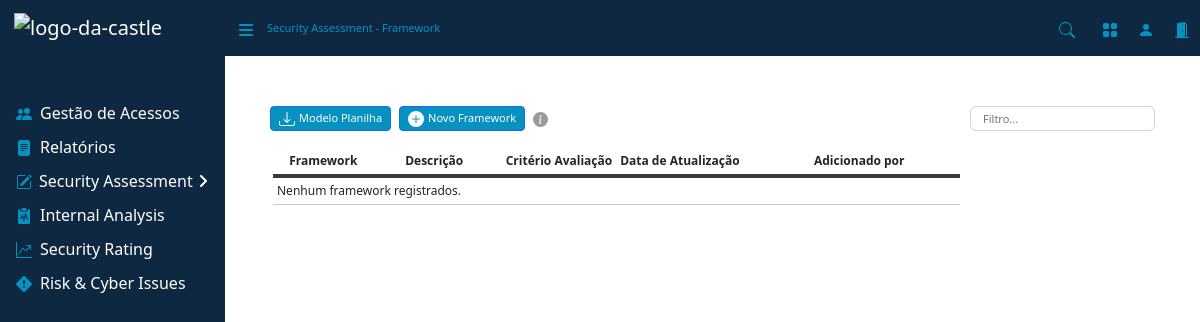
The page /framework/ on the database as committed earlier.
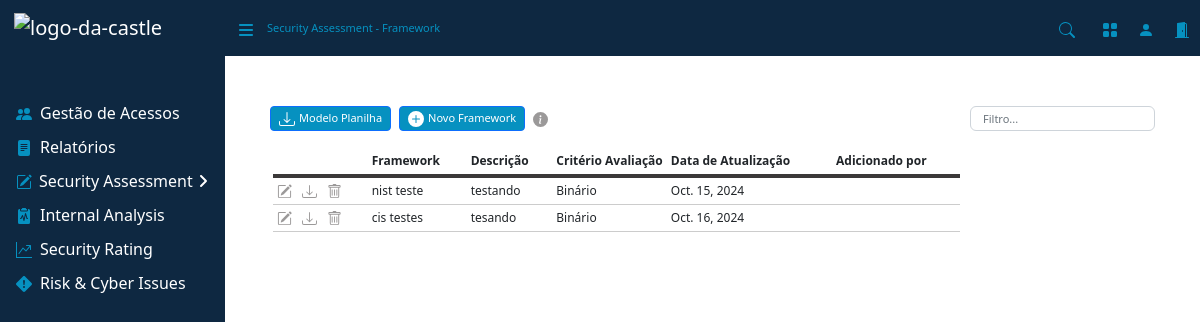
The same page on the database as committed later.
### assessment/models.py (models this page shows, shortened)
class FrameworkModel(models.Model):
    BINARIO = 'Binário'
    CMMI = 'CMMI'
    CONFORMIDADE = 'Conformidade'
    CRITERIO_CHOICES = [
        (BINARIO, 'Binário'),
        (CMMI, 'CMMI'),
        (CONFORMIDADE, 'Conformidade'),
    ]
    nome = models.CharField(max_length=100)
    descricao = models.TextField()
    criterio = models.CharField(max_length=20, choices=CRITERIO_CHOICES)
    excel_file = models.FileField(upload_to='uploads/')# Define para salvar na pasta media
    data_upload = models.DateField(auto_now_add=True)
    is_proprio = models.BooleanField(default=False)  # Campo booleano para checkbox

### assessment/views/framework.py (the view, shortened to what this page needs)
# urls.py: path('framework/', views.Framework.as_view(), name='framework'),
class Framework(View):
    template_name = 'paginas/framework.html'
    def get(self, request):
        frameworks = FrameworkModel.objects.all()
        form1 = MeuModeloForm()  # Inicializa o formulário no GET
        form2 = MeuModeloEditForm()
        return render(request, self.template_name, {
            'frameworks': frameworks,
            'form1': form1, # Passa o formulário de upload para o template
            'form2': form2  # Passa o formulário de edição para o template
        })

### assessment/forms.py
class MeuModeloForm(forms.ModelForm):
    class Meta:
        model = FrameworkModel
        fields = ['nome', 'descricao', 'criterio', 'is_proprio', 'excel_file']
        widgets = {
            'nome': forms.TextInput(attrs={'class': 'form-control font-small'}),
            'descricao': forms.Textarea(attrs={'class': 'form-control', 'style': 'font-size: 11px;', 'rows': 3}),
            'criterio': forms.Select(attrs={'class': 'form-select font-small', 'style': 'font-size: 10px;'}),
            'is_proprio': forms.CheckboxInput(attrs={'class': 'form-check-input'}),
            'excel_file': forms.ClearableFileInput(attrs={'class': 'form-control form-control-sm font-small'}),
        }
        labels = {
            'nome': 'Nome',
            'descricao': 'Descrição',
            'criterio': 'Critério',
            'is_proprio': 'Framework próprio?',
            'excel_file': 'Arquivo',
        }
    def __init__(self, *args, **kwargs):
        super(MeuModeloForm, self).__init__(*args, **kwargs)
        self.helper = FormHelper()
        self.helper.form_class = 'form-horizontal'
        self.helper.label_class = 'col-md-3 mb-0'
        self.helper.field_class = 'col-md-9'

### assessment/templates/paginas/framework.html (shortened to what this page needs)
{% extends 'base.html' %}
{% load crispy_forms_tags %}
{% block nav %}
    <div class="d-none d-md-inline-block sb-sidenav-menu-heading font-small" style="color: #0691c0;">
        Security Assessment - Framework
    </div>
{% endblock %}
{% block content %}
<main>
    <div class="d-flex mb-3" style="margin-top: 50px; margin-left: 45px">
        <button type="button" id="downloadIcon" onclick="window.location.href='{% url 'download_file' 'framework_generico.xlsx' %}'" class="btn btn-primary btn-sm font-small text-center d-flex align-items-center justify-content-center me-2">
            Modelo Planilha
        </button>
        <button type="button" class="btn btn-primary btn-sm font-small text-center d-flex align-items-center justify-content-center me-2" data-bs-toggle="modal" data-bs-target="#uploadModal">
            <svg width="16" height="16" fill="currentColor" class="bi bi-plus-circle-fill me-1" viewBox="0 0 16 16">
                <path d="M16 8A8 8 0 1 1 0 8a8 8 0 0 1 16 0M8.5 4.5a.5.5 0 0 0-1 0v3h-3a.5.5 0 0 0 0 1h3v3a.5.5 0 0 0 1 0v-3h3a.5.5 0 0 0 0-1h-3z"/>
            </svg>
            Novo Framework
        </button>
        <span id="infoicon">
        </span>
        <div class="ms-auto" style="margin-right: 45px">
            <input style="max-width:200px;" type="text" id="filtro" class="font-small form-control" placeholder="Filtro...">
        </div>
    </div>
    <div>
        <div class="table-responsive font-middle px-5">
            <table class="table-sm">
                <thead>
                    <tr>
                        <th scope="col"></th>
                        <th scope="col">Framework</th>
                        <th scope="col" class="col-lg">Descrição</th>
                        <th scope="col" class="col-2">Critério Avaliação</th>
                        <th scope="col">Data de Atualização</th>
                        <th scope="col">Adicionado por</th>
                    </tr>
                </thead>
                <tbody id="tabelaFrame">
                    {% for framework in frameworks %}
                    <tr>
                        <td>
                            <div class="icon-container" style="display: flex; gap: 10px;">
                                <span class="editar-framework" data-id="{{ framework.id }}" data-bs-toggle="modal" data-bs-target="#editarFrameworkModal">
                                </span>
                                {% if framework.excel_file %}
                                    <span id="downloadIcon" onclick="window.location.href='{{ framework.excel_file.url }}'">
                                    </span>
                                {% else %}
                                    <p>Nenhum arquivo disponível para download</p>
                                {% endif %}
                                <span class="btn-delete" data-id="{{ framework.id }}" data-bs-toggle="modal" data-bs-target="#confirmDeleteModal">
                                </span>
                            </div>
                        </td>
                        <td>{{ framework.nome }}</td>
                        <td>{{ framework.descricao }}</td>
                        <td>{{ framework.criterio }}</td>
                        <td>{{ framework.data_upload }}</td>
                        <td></td>
                    </tr>
                    {% empty %}
                    <tr>
                        <td colspan="6">Nenhum framework registrados.</td>
                    </tr>
                    {% endfor %}
                </tbody>
            </table>
        </div>
    </div>
</main>
{% endblock %}

Rows that differ between the two databases and show on the page:
added FrameworkModel: nome "nist teste", descricao "testando", criterio "Binário", data_upload "Oct. 15, 2024"
added FrameworkModel: nome "cis testes", descricao "tesando", criterio "Binário", data_upload "Oct. 16, 2024"
Other text that changed with them:
text no longer shown: "Nenhum framework registrados."
